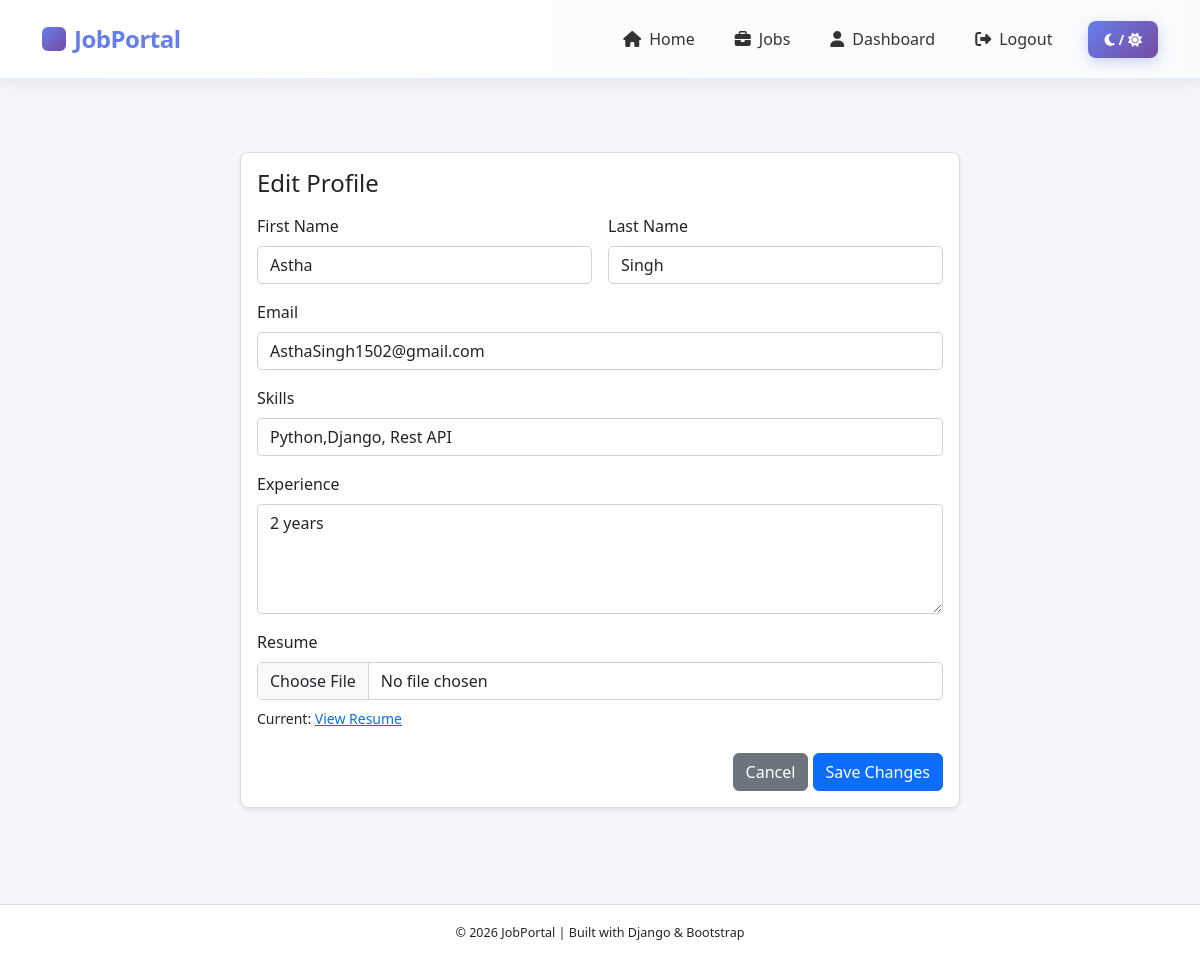
The app's page /accounts/candidate/profile/edit (signed in) with its own data.
### Job_Portal/accounts/models.py (models this page shows, shortened)
class User(AbstractUser):
    role=models.CharField(max_length=50,choices=[('admin','Admin'),('employer','Employer'),('candidate','Candidate')])

class CandidateProfile(models.Model):
    user = models.OneToOneField(User, on_delete=models.CASCADE)
    resume = models.FileField(upload_to='resumes/', null=True, blank=True)
    skills = models.TextField(null=True, blank=True)
    experience = models.TextField(null=True, blank=True)

### Job_Portal/accounts/views.py (the view, shortened to what this page needs)
# urls.py: path('candidate/profile/edit',views.edit_candidate_profile, name='edit_candidate_profile'),
@login_required(login_url='login')
def edit_candidate_profile(request):
    if request.user.role != 'candidate':
        return HttpResponseForbidden("Access denied")
    profile, _ = CandidateProfile.objects.get_or_create(
        user=request.user
    )
    return render(request, 'accounts/edit_candidate_profile.html', {
        'profile': profile
    })

### Job_Portal/templates/accounts/edit_candidate_profile.html (shortened to what this page needs)
{% extends 'base.html' %}
{% load static %}
{% block content %}
<div class="container py-5">
    <div class="row justify-content-center">
        <div class="col-lg-8">
            <div class="card shadow-sm">
                <div class="card-body">
                    <h4 class="mb-3">Edit Profile</h4>
                    <form method="post" enctype="multipart/form-data">
                        <div class="row g-3">
                            <div class="col-md-6">
                                <label class="form-label">First Name</label>
                                <input type="text" name="first_name" class="form-control"
                                       value="{{ user.first_name }}" required>
                            </div>
                            <div class="col-md-6">
                                <label class="form-label">Last Name</label>
                                <input type="text" name="last_name" class="form-control"
                                       value="{{ user.last_name }}" required>
                            </div>
                            <div class="col-12">
                                <label class="form-label">Email</label>
                                <input type="email" name="email" class="form-control"
                                       value="{{ user.email }}" required>
                            </div>
                            <div class="col-12">
                                <label class="form-label">Skills</label>
                                <input type="text" name="skills" class="form-control"
                                       value="{{ profile.skills }}">
                            </div>
                            <div class="col-12">
                                <label class="form-label">Experience</label>
                                <textarea name="experience" class="form-control" rows="4">{{ profile.experience }}</textarea>
                            </div>
                            <div class="col-12">
                                <label class="form-label">Resume</label>
                                <input type="file" name="resume" class="form-control">
                                {% if profile.resume %}
                                    <small class="d-block mt-2">
                                        Current:
                                        <a href="{{ profile.resume.url }}" target="_blank">View Resume</a>
                                    </small>
                                {% endif %}
                            </div>
                        </div>
                        <div class="mt-4 text-end">
                            <a href="{% url 'candidate_dashboard' %}" class="btn btn-secondary">
                                Cancel
                            </a>
                            <button type="submit" class="btn btn-primary">
                                Save Changes
                            </button>
                        </div>
                    </form>
                </div>
            </div>
        </div>
    </div>
</div>
{% endblock %}

### Job_Portal/static/css/base.css (style rules this page uses)
* { transition: background-color 0.25s ease, color 0.25s ease, border-color 0.25s ease; box-sizing: border-box; margin: 0; padding: 0; }
.card { background-color: #ffffff; color: #212529; border: 1px solid #ddd; border-radius: 8px; }
.form-control, .form-select, textarea { background-color: #ffffff; color: #212529; border: 1px solid #ced4da; border-radius: 5px; }
.form-control::placeholder { color: #999; }
.btn-primary { background-color: #0d6efd; border-color: #0d6efd; }
.btn-secondary { background-color: #6c757d; border-color: #6c757d; }

### Job_Portal/templates/accounts/edit_candidate_profile.html (style rules this page uses)
body { background-color: #f8f9fa; color: #212529; }

### records on screen
User: first_name "Astha", last_name "Singh", email "AsthaSingh1502@gmail.com"
CandidateProfile: skills "Python,Django, Rest API", experience "2 years"
